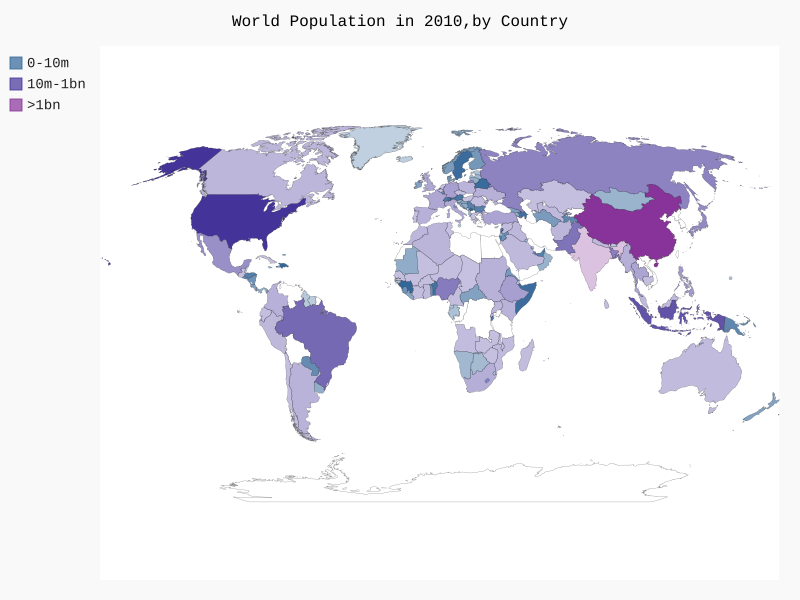

Source code (Python):
# -*- coding: utf-8 -*-

import json
import pygal
from pygal.style import RotateStyle

from country_codes import get_country_code

# 将数据加载到一个列表中

filename = 'population_data.json'
with open(filename) as f :
    pop_data = json.load(f)

# 创建一个包含人口数量的字典
cc_populations = {}

# 打印每个国家2010年人口数量
for pop_dict in pop_data:
    if pop_dict['Year'] == '2010':
        country= pop_dict['Country Name']
        population = int(float(pop_dict['Value']))
        # print(country_name + ":" + str(population))
        code = get_country_code(country)
        if code:
            # print(code +":" + str(population))
            cc_populations[code] = population
        # else:
        #     print('ERROR - ' + country_name)

# 根据人口数量将所有的国家分为三组
cc_pops_1,cc_pops_2,cc_pops_3 = {},{},{}
for cc,pop in cc_populations.items():
    if pop <10000000:
        cc_pops_1[cc] = pop
    elif pop < 1000000000:
        cc_pops_2[cc] = pop
    else:
        cc_pops_3[cc] = pop

#查看每组包含多少个国家
print(len(cc_pops_1),len(cc_pops_2),len(cc_pops_3))



wm_style = RotateStyle('#336699')
wm = wm = pygal.maps.world.World(style=wm_style)
wm.title= 'World Population in 2010,by Country'
# wm.add('2010',cc_populations)
wm.add('0-10m',cc_pops_1)
wm.add('10m-1bn',cc_pops_2)
wm.add('>1bn',cc_pops_3)

wm.render_to_file('world_population.svg')
